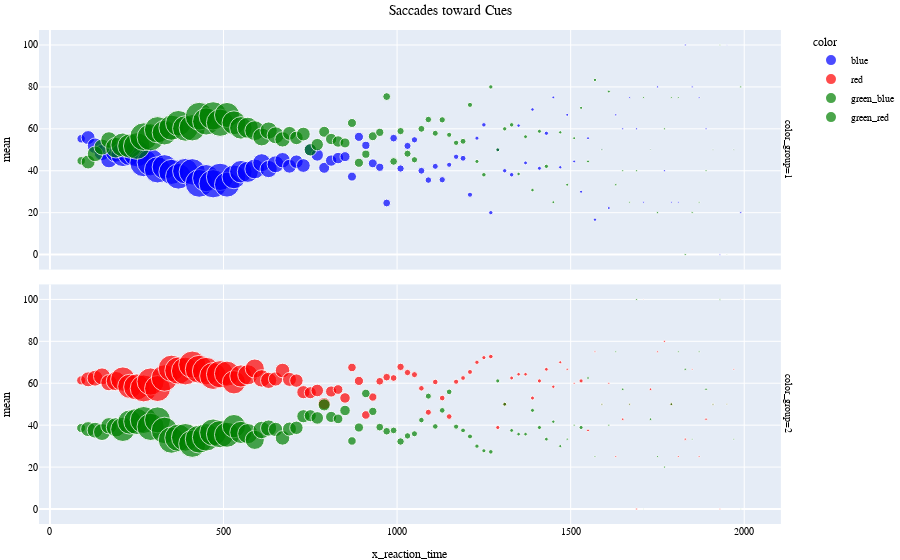

The notebook cell this image was saved under:
### Markdown cell above
# saccad_toward_distractor

### Code cell
saccad_df = events_df[events_df["color"] != "green"]
temp_df = saccad_df.groupby(["x_reaction_time", "color"])["saccad_toward_distractor"].agg(["count", "mean"]).reset_index()
temp_df["color_group"] = temp_df["color"].apply(lambda x: 1 if x=="blue" else 2)
rev_temp_df = temp_df.copy()
rev_temp_df["color"] = rev_temp_df["color"].apply(lambda x: "green_blue" if x=="blue" else "green_red" if x=="red" else x)
rev_temp_df["mean"] = rev_temp_df["mean"].apply(lambda x: 100 - x)
merged_df = pd.concat([temp_df, rev_temp_df])


# display(merged_df)
fig = px.scatter(merged_df, title= "Saccades toward Cues", 
     x="x_reaction_time", y="mean", 
     color="color", size = "count", 
     facet_row="color_group",
     # marginal_x="histogram",
     # animation_frame="color_group",
     color_discrete_map={
        "red": "red",
        "green_red": "green",
        "blue": "blue",
        "green_blue": "green"})
fig.update_layout(
    title_x=0.5,
    font= my_font,
    margin=dict(l=30, r=0, t=30, b=30)
                )
fig.show()
Saccades_toward_cues_bytes = fig.to_image(format="png", width=1900, height=352)

# pio.write_image(fig, 'sacc.png', width=1600, height=700)

# frames = []
# for s, fr in enumerate(fig.frames):
#     fig.update(data=fr.data)
#     fig.layout.sliders[0].update(active=s)
#     frames.append(PIL.Image.open(io.BytesIO(fig.to_image(scale=2, format="png"))))
    
# # create animated GIF
# frames[0].save(
#         "test.gif",
#         save_all=True,
#         append_images=frames[1:],
#         optimize=True,
#         duration=500,
#         loop=0,
#     )

### Figure 1 — Plotly figure (JSON) as saved in the notebook; plotly's stock layout.template omitted (floating-point values rounded to 4 significant figures)
{"data": [{"hovertemplate": "color=blue<br>color_group=1<br>x_reaction_time=%{x}<br>mean=%{y}<br>count=%{marker.size}<extra></extra>", "legendgroup": "blue", "marker": {"color": "blue", "size": [76, 206, 258, 271, 289, 451, 606, 618, 749, 818, 779, 732, 646, 669, 696, 688, 737, 818, 781, 846, 790, 662, 601, 536, 471, 416, 342, 316, 304, 251, 204, 194, 200, 162, 162, 128, 136, 139, 107, 86, 89, 71, 85, 72, 65, 63, 56, 54, 42, 50, 45, 38, 42, 28, 30, 37, 28, 18, 21, 20, 16, 20, 21, 13, 16, 13, 17, 19, 8, 12, 9, 9, 10, 9, 12, 4, 9, 6, 5, 4, 5, 4, 2, 5, 5, 4, 4, 5, 5, 4, 5, 2, 3, 1, 2, 5], "sizemode": "area", "sizeref": 2.115, "symbol": "circle"}, "mode": "markers", "name": "blue", "orientation": "v", "showlegend": true, "type": "scatter", "x": [90, 110, 130, 150, 170, 190, 210, 230, 250, 270, 290, 310, 330, 350, 370, 390, 410, 430, 450, 470, 490, 510, 530, 550, 570, 590, 610, 630, 650, 670, 690, 710, 730, 750, 770, 790, 810, 830, 850, 870, 890, 910, 930, 950, 970, 990, 1010, 1030, 1050, 1070, 1090, 1110, 1130, 1150, 1170, 1190, 1210, 1230, 1250, 1270, 1290, 1310, 1330, 1350, 1370, 1390, 1410, 1430, 1450, 1470, 1490, 1510, 1530, 1550, 1570, 1590, 1610, 1630, 1650, 1670, 1690, 1710, 1730, 1750, 1770, 1790, 1810, 1830, 1850, 1870, 1890, 1910, 1930, 1950, 1970, 1990], "xaxis": "x2", "y": [55.26, 55.83, 51.94, 48.71, 45.33, 49.0, 47.69, 48.22, 48.2, 43.77, 44.03, 40.44, 41.8, 39.46, 37.36, 39.83, 39.48, 33.99, 36.49, 33.81, 37.09, 33.38, 37.1, 39.55, 39.49, 40.87, 43.86, 40.82, 43.09, 45.02, 42.16, 44.33, 42.5, 50, 47.53, 41.41, 44.85, 46.04, 46.73, 37.21, 56.18, 52.11, 43.53, 41.67, 24.62, 55.56, 41.07, 51.85, 54.76, 40, 35.56, 42.11, 35.71, 42.86, 46.67, 45.95, 28.57, 55.56, 61.9, 20, 50, 40, 38.1, 61.54, 43.75, 69.23, 41.18, 57.89, 75, 41.67, 66.67, 44.44, 30, 55.56, 16.67, 50, 22.22, 66.67, 60, 75, 60, 25, 50, 80, 40, 25, 25, 100, 80, 75, 60, 50, 0, 100, 50, 20], "yaxis": "y2"}, {"hovertemplate": "color=red<br>color_group=2<br>x_reaction_time=%{x}<br>mean=%{y}<br>count=%{marker.size}<extra></extra>", "legendgroup": "red", "marker": {"color": "red", "size": [88, 236, 266, 305, 282, 395, 626, 622, 723, 770, 786, 715, 744, 736, 786, 816, 784, 825, 804, 769, 787, 666, 574, 520, 431, 388, 321, 277, 216, 224, 207, 191, 183, 155, 168, 157, 132, 100, 117, 77, 90, 78, 73, 64, 62, 48, 59, 43, 39, 33, 39, 33, 34, 34, 28, 24, 26, 20, 18, 22, 18, 16, 16, 14, 14, 17, 18, 15, 12, 10, 6, 5, 18, 8, 4, 4, 5, 4, 7, 4, 4, 1, 7, 4, 5, 8, 4, 6, 3, 4, 7, 4, 3, 2, 3, 1], "sizemode": "area", "sizeref": 2.115, "symbol": "circle"}, "mode": "markers", "name": "red", "orientation": "v", "showlegend": true, "type": "scatter", "x": [90, 110, 130, 150, 170, 190, 210, 230, 250, 270, 290, 310, 330, 350, 370, 390, 410, 430, 450, 470, 490, 510, 530, 550, 570, 590, 610, 630, 650, 670, 690, 710, 730, 750, 770, 790, 810, 830, 850, 870, 890, 910, 930, 950, 970, 990, 1010, 1030, 1050, 1070, 1090, 1110, 1130, 1150, 1170, 1190, 1210, 1230, 1250, 1270, 1290, 1310, 1330, 1350, 1370, 1390, 1410, 1430, 1450, 1470, 1490, 1510, 1530, 1550, 1570, 1590, 1610, 1630, 1650, 1670, 1690, 1710, 1730, 1750, 1770, 1790, 1810, 1830, 1850, 1870, 1890, 1910, 1930, 1950, 1970, 1990], "xaxis": "x", "y": [61.36, 61.86, 62.41, 63.28, 60.28, 61.01, 61.98, 58.52, 58.23, 57.53, 60.81, 57.48, 62.5, 67.12, 66.03, 65.81, 68.88, 66.67, 65.8, 63.46, 64.29, 64.56, 60.45, 63.46, 64.04, 67.01, 62.31, 61.37, 62.04, 66.07, 61.84, 61.26, 55.74, 55.48, 56.55, 50.32, 56.06, 57, 52.99, 67.53, 61.11, 44.87, 53.42, 60.94, 62.9, 62.5, 67.8, 65.12, 64.1, 57.58, 46.15, 60.61, 52.94, 44.12, 60.71, 62.5, 65.38, 70, 72.22, 72.73, 38.89, 50, 62.5, 64.29, 64.29, 52.94, 61.11, 66.67, 58.33, 70, 66.67, 60, 61.11, 37.5, 75, 50, 60, 25, 42.86, 50, 0, 100, 57.14, 75, 80, 50, 25, 33.33, 66.67, 25, 42.86, 50, 0, 50, 66.67, 100], "yaxis": "y"}, {"hovertemplate": "color=green_blue<br>color_group=1<br>x_reaction_time=%{x}<br>mean=%{y}<br>count=%{marker.size}<extra></extra>", "legendgroup": "green_blue", "marker": {"color": "green", "size": [76, 206, 258, 271, 289, 451, 606, 618, 749, 818, 779, 732, 646, 669, 696, 688, 737, 818, 781, 846, 790, 662, 601, 536, 471, 416, 342, 316, 304, 251, 204, 194, 200, 162, 162, 128, 136, 139, 107, 86, 89, 71, 85, 72, 65, 63, 56, 54, 42, 50, 45, 38, 42, 28, 30, 37, 28, 18, 21, 20, 16, 20, 21, 13, 16, 13, 17, 19, 8, 12, 9, 9, 10, 9, 12, 4, 9, 6, 5, 4, 5, 4, 2, 5, 5, 4, 4, 5, 5, 4, 5, 2, 3, 1, 2, 5], "sizemode": "area", "sizeref": 2.115, "symbol": "circle"}, "mode": "markers", "name": "green_blue", "orientation": "v", "showlegend": true, "type": "scatter", "x": [90, 110, 130, 150, 170, 190, 210, 230, 250, 270, 290, 310, 330, 350, 370, 390, 410, 430, 450, 470, 490, 510, 530, 550, 570, 590, 610, 630, 650, 670, 690, 710, 730, 750, 770, 790, 810, 830, 850, 870, 890, 910, 930, 950, 970, 990, 1010, 1030, 1050, 1070, 1090, 1110, 1130, 1150, 1170, 1190, 1210, 1230, 1250, 1270, 1290, 1310, 1330, 1350, 1370, 1390, 1410, 1430, 1450, 1470, 1490, 1510, 1530, 1550, 1570, 1590, 1610, 1630, 1650, 1670, 1690, 1710, 1730, 1750, 1770, 1790, 1810, 1830, 1850, 1870, 1890, 1910, 1930, 1950, 1970, 1990], "xaxis": "x2", "y": [44.74, 44.17, 48.06, 51.29, 54.67, 51.0, 52.31, 51.78, 51.8, 56.23, 55.97, 59.56, 58.2, 60.54, 62.64, 60.17, 60.52, 66.01, 63.51, 66.19, 62.91, 66.62, 62.9, 60.45, 60.51, 59.13, 56.14, 59.18, 56.91, 54.98, 57.84, 55.67, 57.5, 50, 52.47, 58.59, 55.15, 53.96, 53.27, 62.79, 43.82, 47.89, 56.47, 58.33, 75.38, 44.44, 58.93, 48.15, 45.24, 60, 64.44, 57.89, 64.29, 57.14, 53.33, 54.05, 71.43, 44.44, 38.1, 80, 50, 60, 61.9, 38.46, 56.25, 30.77, 58.82, 42.11, 25, 58.33, 33.33, 55.56, 70, 44.44, 83.33, 50, 77.78, 33.33, 40, 25, 40, 75, 50, 20, 60, 75, 75, 0, 20, 25, 40, 50, 100, 0, 50, 80], "yaxis": "y2"}, {"hovertemplate": "color=green_red<br>color_group=2<br>x_reaction_time=%{x}<br>mean=%{y}<br>count=%{marker.size}<extra></extra>", "legendgroup": "green_red", "marker": {"color": "green", "size": [88, 236, 266, 305, 282, 395, 626, 622, 723, 770, 786, 715, 744, 736, 786, 816, 784, 825, 804, 769, 787, 666, 574, 520, 431, 388, 321, 277, 216, 224, 207, 191, 183, 155, 168, 157, 132, 100, 117, 77, 90, 78, 73, 64, 62, 48, 59, 43, 39, 33, 39, 33, 34, 34, 28, 24, 26, 20, 18, 22, 18, 16, 16, 14, 14, 17, 18, 15, 12, 10, 6, 5, 18, 8, 4, 4, 5, 4, 7, 4, 4, 1, 7, 4, 5, 8, 4, 6, 3, 4, 7, 4, 3, 2, 3, 1], "sizemode": "area", "sizeref": 2.115, "symbol": "circle"}, "mode": "markers", "name": "green_red", "orientation": "v", "showlegend": true, "type": "scatter", "x": [90, 110, 130, 150, 170, 190, 210, 230, 250, 270, 290, 310, 330, 350, 370, 390, 410, 430, 450, 470, 490, 510, 530, 550, 570, 590, 610, 630, 650, 670, 690, 710, 730, 750, 770, 790, 810, 830, 850, 870, 890, 910, 930, 950, 970, 990, 1010, 1030, 1050, 1070, 1090, 1110, 1130, 1150, 1170, 1190, 1210, 1230, 1250, 1270, 1290, 1310, 1330, 1350, 1370, 1390, 1410, 1430, 1450, 1470, 1490, 1510, 1530, 1550, 1570, 1590, 1610, 1630, 1650, 1670, 1690, 1710, 1730, 1750, 1770, 1790, 1810, 1830, 1850, 1870, 1890, 1910, 1930, 1950, 1970, 1990], "xaxis": "x", "y": [38.64, 38.14, 37.59, 36.72, 39.72, 38.99, 38.02, 41.48, 41.77, 42.47, 39.19, 42.52, 37.5, 32.88, 33.97, 34.19, 31.12, 33.33, 34.2, 36.54, 35.71, 35.44, 39.55, 36.54, 35.96, 32.99, 37.69, 38.63, 37.96, 33.93, 38.16, 38.74, 44.26, 44.52, 43.45, 49.68, 43.94, 43, 47.01, 32.47, 38.89, 55.13, 46.58, 39.06, 37.1, 37.5, 32.2, 34.88, 35.9, 42.42, 53.85, 39.39, 47.06, 55.88, 39.29, 37.5, 34.62, 30, 27.78, 27.27, 61.11, 50, 37.5, 35.71, 35.71, 47.06, 38.89, 33.33, 41.67, 30, 33.33, 40, 38.89, 62.5, 25, 50, 40, 75, 57.14, 50, 100, 0, 42.86, 25, 20, 50, 75, 66.67, 33.33, 75, 57.14, 50, 100, 50, 33.33, 0], "yaxis": "y"}], "layout": {"annotations": [{"font": {}, "showarrow": false, "text": "color_group=2", "textangle": 90, "x": 0.98, "xanchor": "left", "xref": "paper", "y": 0.2425, "yanchor": "middle", "yref": "paper"}, {"font": {}, "showarrow": false, "text": "color_group=1", "textangle": 90, "x": 0.98, "xanchor": "left", "xref": "paper", "y": 0.7575, "yanchor": "middle", "yref": "paper"}], "autosize": true, "font": {"color": "black", "family": "Vazir", "size": 10}, "legend": {"itemsizing": "constant", "title": {"text": "color"}, "tracegroupgap": 0}, "margin": {"b": 30, "l": 30, "r": 0, "t": 30}, "title": {"text": "Saccades toward Cues", "x": 0.5}, "xaxis": {"anchor": "y", "autorange": true, "domain": [0, 0.98], "range": [-28.55, 2104.0], "title": {"text": "x_reaction_time"}, "type": "linear"}, "xaxis2": {"anchor": "y2", "autorange": true, "domain": [0, 0.98], "matches": "x", "range": [-28.55, 2104.0], "showticklabels": false, "type": "linear"}, "yaxis": {"anchor": "x", "autorange": true, "domain": [0, 0.485], "range": [-8.31, 108.3], "title": {"text": "mean"}, "type": "linear"}, "yaxis2": {"anchor": "x2", "autorange": true, "domain": [0.515, 1], "matches": "y", "range": [-8.31, 108.3], "title": {"text": "mean"}, "type": "linear"}}}
